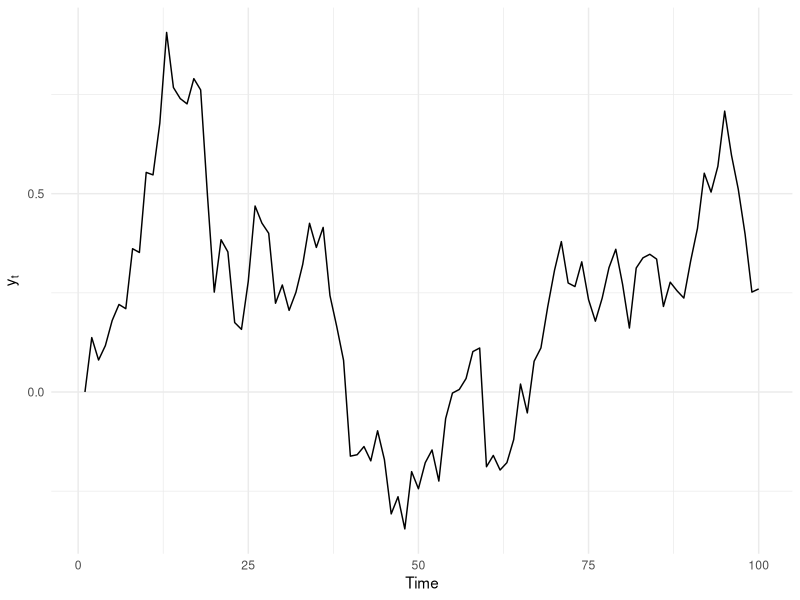

R code for this plot:
## ---- chunk 1
library(tidyverse)
set.seed(42)
## ---- chunk 2

set.seed(42)
get_r_walk <- function(n = 1000, mean = 0, sd = 1) {
  y <- numeric(n)
  y <- 0 # initialising
  
  for (i in 2:n) {
    y[i] <- y[i - 1] + rnorm(1, mean = mean, sd = sd)
  }
  y
}

n <- 100
y <- get_r_walk(n, mean = 0, sd = 0.1)

cv <- sd(y)/mean(y)
cv
ggplot() +
  geom_line(aes(x = 1:n, y = y)) +
  labs(x = "Time", y = expression(y[t])) +
  theme_minimal()
## ---- chunk 3
get_un_loglin <- function(theta, mu = 0, sigma = 1, y) {
  un_dist <- theta^(sum(y) - 1) * exp(-length(y) * theta) *
    exp(-((log(theta) - mu) ^ 2) / (2 * sigma ^ 2))

  un_dist
}


## ---- chunk 4
saints_goals <- c(1, 2, 2, 0, 2, 0, 0, 1, 0, 1, 1, 1, 0, 1, 1, 1, 1, 0, 1, 0, 0, 1, 1, 0, 1, 0, 0, 3, 0, 1, 0, 3, 0, 1, 3, 0, 1, 4)

## ---- chunk 5
S <- sum(saints_goals)
eta_prime <- log(0.8)
eta <- log(1.1)
n <- length(saints_goals)
mu <- 1
sigma <- 0.5

lr <- S * (eta_prime - eta) - n * (exp(eta_prime) - exp(eta)) - 
  ((eta_prime - mu) ^ 2 - (eta - mu) ^ 2)/(2 * sigma^2)

ar <- exp(lr)
ar
## ---- chunk 6
set.seed(42)
## Log unnormalised posterior for eta = log(theta)
## y    : vector of Poisson observations
## mu   : prior mean for eta
## sigma: prior sd for eta
logpost_eta <- function(eta, y, mu, sigma) {
  S <- sum(y)
  n <- length(y)
  # lp = S*eta - n*exp(eta) - (eta - mu)^2 / (2*sigma^2)
  S * eta - n * exp(eta) - (eta - mu)^2 / (2 * sigma^2)
}

## Metropolis sampler on eta = log(theta)
## proposal: eta' ~ N(eta_t, proposal_sd^2)
mh_pois_lognorm <- function(y,
                            mu,
                            sigma,
                            n_iter      = 10000,
                            proposal_sd = 0.2,  # 0.2^2 = 0.04
                            eta_init    = NULL) {
  if (is.null(eta_init)) {
    # Simple default: log of (mean(y)+small_offset) to avoid log(0)
    eta_init <- log(mean(y) + 0.1)
  }
  
  eta <- numeric(n_iter)
  eta[1] <- eta_init
  
  lp_curr <- logpost_eta(eta[1], y, mu, sigma)
  n_accept <- 0L
  
  for (t in 2:n_iter) {
    # Propose new eta'
    eta_prop <- rnorm(1, mean = eta[t - 1], sd = proposal_sd)
    
    # Log unnormalised posterior at proposal
    lp_prop <- logpost_eta(eta_prop, y, mu, sigma)
    
    # Log acceptance ratio
    log_r <- lp_prop - lp_curr
    
    # Accept/reject
    if (log(runif(1)) < log_r) {
      eta[t]   <- eta_prop
      lp_curr  <- lp_prop
      n_accept <- n_accept + 1L
    } else {
      eta[t] <- eta[t - 1]  # stay put
    }
  }
  
  theta <- exp(eta)
  
  list(
    eta         = eta,
    theta       = theta,
    accept_rate = n_accept / (n_iter - 1),
    mu          = mu,
    sigma       = sigma,
    proposal_sd = proposal_sd
  )
}
 
resp <- mh_pois_lognorm(y = saints_goals,
  mu = 1,
  sigma = 0.5,
  n_iter = 100,
  proposal_sd = 0.2,
    eta_init = mean(saints_goals)
  )
mean( resp$theta )
resp$accept_rate
